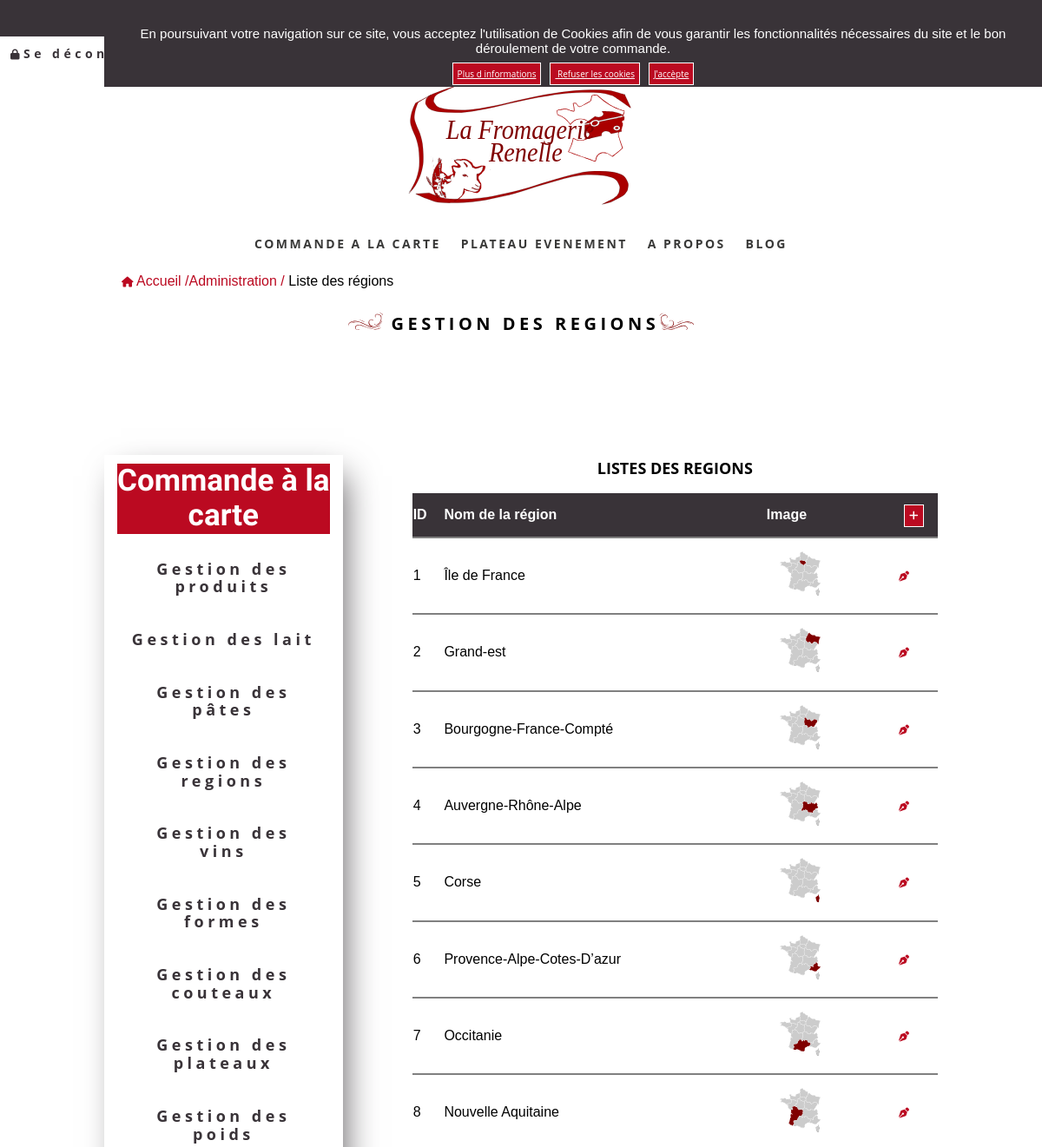
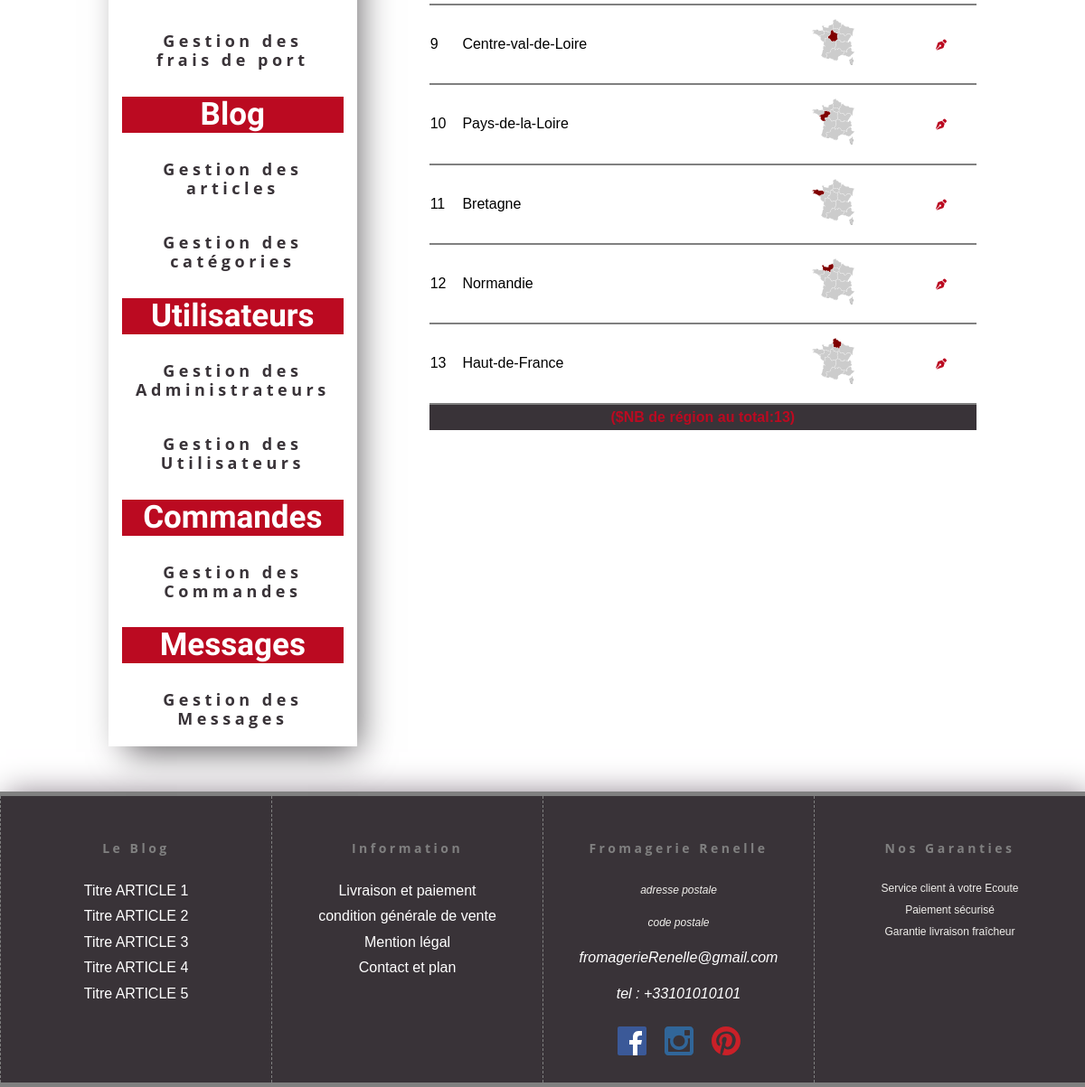
Screenshot of /index.php?controller=regionadmin&action=index (signed in) with the database file from the repository (2 pictures, top to bottom).
### tables this page shows
CREATE TABLE `region` (
  `id` int(11) NOT NULL,
  `name` varchar(45) NOT NULL,
  `picture` varchar(255) DEFAULT NULL
);

### utilities/Controller.php (called while the page is built, shortened)
<?php
abstract class Controller
{
    public function renderView(string $view, array $params = [])
    {
        include 'views/layout.phtml';
    }
}

### controllers/admin/RegionadminController.php (called while the page is built, shortened)
<?php
class RegionadminController extends Controller
{
    public function index()
    {
        $esclusivite = new Product();
        $esclusivite = $esclusivite->GetExclusivite();
        $trays = new Tray();
        $trays = $trays->getAll();
        $regions = new Region();
        $regions = $regions->getAll();
        $milks = new Milk();
        $milks = $milks->getAll();
        $doughs = new Dough();
        $doughs = $doughs->getAll();
        $this->renderView('admin/region_list_admin',
            [
                'esclusivite' => $esclusivite,
                'regions' => $regions,
                'doughs' => $doughs,
                'milks' => $milks,
                'trays' => $trays,
                'flash' => new FlashService()
            ]
        );
    }
}

### utilities/Autoload.php (called while the page is built, shortened)
<?php
spl_autoload_register(function ($class) {
    $sources  = [
        "controllers/$class.php",
        "controllers/admin/$class.php",
        "models/$class.php",
        "utilities/$class.php",
    ];
    foreach ($sources as $source) {
        if (file_exists($source)) {
            $test = true;
        }
    }
});

### models/Region.php (called while the page is built, shortened)
<?php
class Region
{
    public function getAll()
    {
        $cnx=new Database();
        $db=$cnx->query('SELECT * FROM region');
        return $db;
    }
}

### utilities/Database.php (called while the page is built, shortened)
<?php
class Database
{
    private $cnx;
    public function __construct()
    {
        try {
            $this->cnx = new PDO(
                "mysql:host=" . DATABASE['host'] . ";dbname=" . DATABASE['dbname'] . ";charset=utf8",
                DATABASE['user'],
                DATABASE['password']
            );
        } catch (PDOException $exception)
        {
            die($exception->getMessage());
        }
    }
    public function __destruct()
    {
        $this->cnx = null;
    }
    public function query(string $sql, array $criteria = array())
    {
        $query = $this->cnx->prepare($sql);
        $query->execute($criteria);
        return $query->fetchAll(PDO::FETCH_ASSOC);
    }
}

### views/admin/region_list_admin.phtml (the view, shortened to what this page needs)
<p class="lien"><a href="index.php?controller=home&action=index" title="retour à l'accueil"><i class="fa fa-home"></i> Accueil /</a><a href="index.php?controller=homeadmin&action=index" title="accueil admin">Administration /</a> Liste des régions </p>
<h2><img src="assets/img/logo/signeG.svg" alt="signeG"><span> GESTION DES REGIONS<img src="assets/img/logo/signeD.svg" alt="signeD"></span></h2>
<div class="list_product">
  <?php include 'aside_bar.phtml' ?>
  <div class=table-list>
    <h3>LISTES DES REGIONS</h3>
    <table class="generic-table listproduct">
      <thead>
        <tr>
          <th>ID</th>
          <th>Nom de la région</th>
          <th>Image</th>
          <th><a class="btn" href="index.php?controller=regionadmin&action=insert" title="insertion d'une nouvelle région"><i class="fas fa-plus"></i></a> </th>
        </tr>
      </thead>
      <tbody>
        <?php foreach ($regions as $region) : ?>
          <tr>
            <td><?= htmlspecialchars($region['id']) ?></td>
            <td><?= htmlspecialchars($region['name']) ?></td>
            <?php if ($region['picture'] == null) : ?>
              <td><img class="img_list" src="assets/img/no-photo.png" alt="no-photo"></td>
            <?php else : ?>
              <td><img class="img_list" src="assets/img/region/<?= htmlspecialchars($region['picture']) ?>" alt="<?= htmlspecialchars($region['picture']) ?>"></td>
            <?php endif ?>
            <td class="icone_e"><a href="index.php?controller=regionadmin&action=edit&id=<?= intval($region['id']); ?>" title="modification de la region"><i class="fas fa-pen-nib"></i></a></td>
          </tr>
        <?php endforeach; ?>
      </tbody>
      <tfoot>
        <tr>
          <td colspan="4"><strong>($NB de région au total:<?= count($regions) ?>)</strong></td>
        </tr>
      </tfoot>
    </table>
  </div>
</div>

### assets/css/style.css (style rules this page uses)
* { box-sizing: border-box; outline: none; }
html { font-size: 62.5%; margin: 0 auto; }
a { text-decoration: none; color:white; }
p { font-size: 1.4rem; text-align: center; }
h2,h3 { font-family: "Open sans"; font-size: 1.2rem; text-align: center; }
h2 { letter-spacing: 0.25rem; padding: 1rem; }
:root { --color-back-btn:#BB0A21; --color-text-btn:#BB0A21; --color-border:#BB0A21; }
h2 img, h3 img { width: 2.2rem; }
strong { color: var( --color-text-btn); }
.lien { display: none; }
i { font-size: 1.2rem; }
.btn { border: 0.1rem white solid; background-color: var( --color-back-btn); padding: 0.5rem; font-family: "Open sans"; font-size: 1rem; color: white; }
.generic-table { width: 100%; }
.generic-table th { text-align: left; height: 5rem; }
.generic-table td { text-align: left; height: 3rem; }
table { display: table; box-sizing: border-box; border-spacing: 0; }
.list_product { flex-direction: column; }
.icone_e { width: 3.5rem; padding: 0.5rem; text-align: center; }
.table-list { max-width: 80%; margin: 5rem auto; }
.table-list h3 { text-align: center; margin-top: 2.5rem; }
.table-list td { font-size: 1.2rem; border-collapse: collapse; border-top: 0.2rem solid gray; }
.listproduct { text-align: center; width: 100%; font-size: 1.2rem; margin: 0 auto; }
.listproduct thead, .listproduct tfoot { background-color: #393338; color: white; }
.listproduct tfoot td { text-align: center; }
.listproduct thead th { font-size: 1.2rem; }
.list_product { margin: 5rem 0; }
.img_list { width: 8rem; height: 8rem; padding: 1rem; }
.listproduct td a { color: var( --color-text-btn); }
.listproduct th a { margin: 1.5rem 1rem; }
html { height: 100%; }
@media only screen and (min-width: 768px) { h2 { font-size: 1.6rem; letter-spacing: 0.45rem; } }
@media only screen and (min-width: 768px) { h2 img { width: 4rem; } }
@media only screen and (min-width: 768px) { .lien { display: block; text-align: left; } }
@media only screen and (min-width: 768px) { .lien a { color: var( --color-text-btn); } }
@media only screen and (min-width: 768px) { .table-list { margin-top: 5rem; } }
@media only screen and (min-width: 768px) { .table-list h3 { margin-top: 3.5rem; } }
@media only screen and (min-width: 768px) { .listproduct { font-size: 1.6rem; } }
@media only screen and (min-width: 768px) { .icone_e { width: 5rem; } }
@media only screen and (min-width: 768px) { .icone_e a { width: 2rem; } }
@media screen and (min-width: 960px) { a { font-size: 1.6rem; } }
@media screen and (min-width: 960px) { h2 { font-size: 2rem; letter-spacing: 0.45rem; } }
@media screen and (min-width: 960px) { h2 img { width: 4rem; } }
@media screen and (min-width: 960px) { p { font-size: 1.6rem; } }
@media screen and (min-width: 960px) { h3 { font-size: 1.8rem; } }
@media screen and (min-width: 960px) { .lien { padding-left: 2rem; } }
@media screen and (min-width: 960px) { .list_product { display: flex; flex-direction: row; } }
@media screen and (min-width: 960px) { .table-list { display: flex; flex-direction: column; margin: 5rem 0 3rem 8rem; width: 80%; } }
@media screen and (min-width: 960px) { .table-list td, .listproduct, .listproduct thead th { font-size: 1.6rem; } }

### rows the page displays
region: id "1", name "Île de France", picture (picture)
region: id "2", name "Grand-est", picture (picture)
region: id "3", name "Bourgogne-France-Compté", picture (picture)
region: id "4", name "Auvergne-Rhône-Alpe", picture (picture)
region: id "5", name "Corse", picture (picture)
region: id "6", name "Provence-Alpe-Cotes-D’azur", picture (picture)
region: id "7", name "Occitanie", picture (picture)
region: id "8", name "Nouvelle Aquitaine", picture (picture)
region: id "9", name "Centre-val-de-Loire", picture (picture)
region: id "10", name "Pays-de-la-Loire", picture (picture)
region: id "11", name "Bretagne", picture (picture)
region: id "12", name "Normandie", picture (picture)
region: id "13", name "Haut-de-France", picture (picture)
